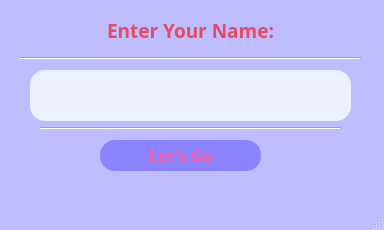
<?xml version="1.0" encoding="UTF-8"?>
<ui version="4.0">
 <class>MainWindow</class>
 <widget class="QMainWindow" name="MainWindow">
  <property name="geometry">
   <rect>
    <x>0</x>
    <y>0</y>
    <width>384</width>
    <height>230</height>
   </rect>
  </property>
  <property name="windowTitle">
   <string>MainWindow</string>
  </property>
  <property name="styleSheet">
   <string notr="true">QMainWindow{
	background-color:rgb(189, 189, 255);
}</string>
  </property>
  <widget class="QWidget" name="centralwidget">
   <widget class="QLineEdit" name="user_lineEdit">
    <property name="geometry">
     <rect>
      <x>30</x>
      <y>70</y>
      <width>321</width>
      <height>51</height>
     </rect>
    </property>
    <property name="font">
     <font>
      <family>Noto Serif</family>
      <pointsize>12</pointsize>
      <weight>75</weight>
      <bold>true</bold>
     </font>
    </property>
    <property name="styleSheet">
     <string notr="true">QLineEdit{
	background-color: rgb(237, 241, 255);
	color: rgb(255, 93, 158);
	border-radius:15px;
}</string>
    </property>
    <property name="frame">
     <bool>false</bool>
    </property>
   </widget>
   <widget class="QPushButton" name="pushButton">
    <property name="geometry">
     <rect>
      <x>100</x>
      <y>140</y>
      <width>161</width>
      <height>31</height>
     </rect>
    </property>
    <property name="font">
     <font>
      <family>Noto Sans</family>
      <pointsize>12</pointsize>
      <weight>75</weight>
      <bold>true</bold>
     </font>
    </property>
    <property name="cursor">
     <cursorShape>PointingHandCursor</cursorShape>
    </property>
    <property name="styleSheet">
     <string notr="true">QPushButton{
	color:rgb(255, 93, 158);
	background-color: rgb(139, 131, 255);
	border-radius: 15px;
}</string>
    </property>
    <property name="text">
     <string>Let's Go</string>
    </property>
   </widget>
   <widget class="QLabel" name="user_label">
    <property name="geometry">
     <rect>
      <x>20</x>
      <y>10</y>
      <width>341</width>
      <height>41</height>
     </rect>
    </property>
    <property name="font">
     <font>
      <family>Noto Sans</family>
      <pointsize>14</pointsize>
      <weight>75</weight>
      <bold>true</bold>
     </font>
    </property>
    <property name="cursor">
     <cursorShape>IBeamCursor</cursorShape>
    </property>
    <property name="styleSheet">
     <string notr="true">QLabel{
	color:rgb(232, 74, 95);
	background-color: rgb(189, 189, 255);
}</string>
    </property>
    <property name="frameShape">
     <enum>QFrame::NoFrame</enum>
    </property>
    <property name="frameShadow">
     <enum>QFrame::Plain</enum>
    </property>
    <property name="text">
     <string>Enter Your Name:</string>
    </property>
    <property name="alignment">
     <set>Qt::AlignCenter</set>
    </property>
   </widget>
   <widget class="Line" name="line">
    <property name="geometry">
     <rect>
      <x>20</x>
      <y>50</y>
      <width>341</width>
      <height>16</height>
     </rect>
    </property>
    <property name="orientation">
     <enum>Qt::Horizontal</enum>
    </property>
   </widget>
   <widget class="Line" name="line_2">
    <property name="geometry">
     <rect>
      <x>40</x>
      <y>120</y>
      <width>301</width>
      <height>16</height>
     </rect>
    </property>
    <property name="orientation">
     <enum>Qt::Horizontal</enum>
    </property>
   </widget>
  </widget>
  <widget class="QMenuBar" name="menubar">
   <property name="geometry">
    <rect>
     <x>0</x>
     <y>0</y>
     <width>384</width>
     <height>21</height>
    </rect>
   </property>
  </widget>
  <widget class="QStatusBar" name="statusbar"/>
 </widget>
 <resources/>
 <connections/>
</ui>
